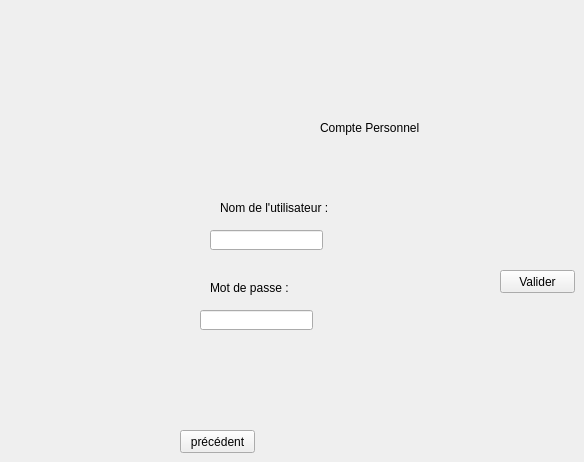
    <widget class="QWidget" name="page_9">
     <widget class="QLabel" name="label_64">
      <property name="geometry">
       <rect>
        <x>320</x>
        <y>120</y>
        <width>121</width>
        <height>16</height>
       </rect>
      </property>
      <property name="text">
       <string>Compte Personnel</string>
      </property>
     </widget>
     <widget class="QLabel" name="label_65">
      <property name="geometry">
       <rect>
        <x>220</x>
        <y>200</y>
        <width>131</width>
        <height>16</height>
       </rect>
      </property>
      <property name="text">
       <string>Nom de l'utilisateur :</string>
      </property>
     </widget>
     <widget class="QLineEdit" name="lineEdit_nu2">
      <property name="geometry">
       <rect>
        <x>210</x>
        <y>230</y>
        <width>113</width>
        <height>20</height>
       </rect>
      </property>
     </widget>
     <widget class="QLabel" name="label_66">
      <property name="geometry">
       <rect>
        <x>210</x>
        <y>280</y>
        <width>91</width>
        <height>16</height>
       </rect>
      </property>
      <property name="text">
       <string>Mot de passe :</string>
      </property>
     </widget>
     <widget class="QLineEdit" name="lineEdit_mdp2">
      <property name="geometry">
       <rect>
        <x>200</x>
        <y>310</y>
        <width>113</width>
        <height>20</height>
       </rect>
      </property>
     </widget>
     <widget class="QPushButton" name="pushButton_prec_menubagage">
      <property name="geometry">
       <rect>
        <x>180</x>
        <y>430</y>
        <width>75</width>
        <height>23</height>
       </rect>
      </property>
      <property name="text">
       <string>précédent</string>
      </property>
     </widget>
     <widget class="QPushButton" name="pushButton_Loginbagage">
      <property name="geometry">
       <rect>
        <x>500</x>
        <y>270</y>
        <width>75</width>
        <height>23</height>
       </rect>
      </property>
      <property name="text">
       <string>Valider</string>
      </property>
     </widget>
    </widget>
